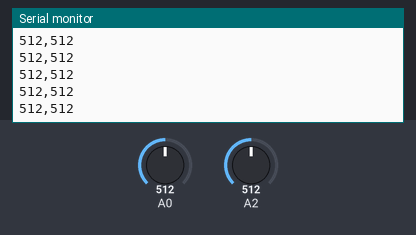
This sketch was run on a simulated Arduino Uno, built with avr-gcc and run on an emulated ATmega328P. On the bench: the last lines printed to the serial monitor. The inputs (shaded band) are chosen by the test bench; at power-on: A0 = 512, A2 = 512.

Above: at 1.2 s.
1.3 s: A0 set to 716
At 2.2 s:
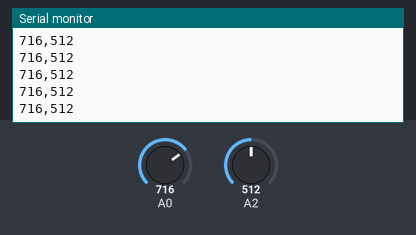
2.8 s: A2 set to 716
At 3.6 s:
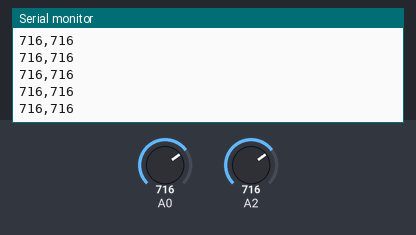
4.3 s: A0 set to 900
At 5.3 s:
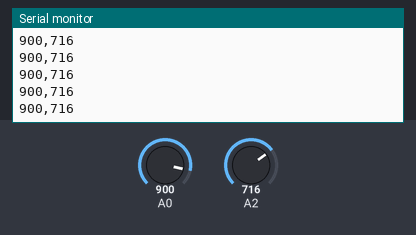
5.8 s: A2 set to 900
At 6.5 s:
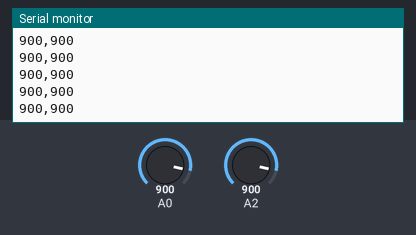
Timing chart, 0 to 8.3 s (numbered marks = the images above; inputs shaded):
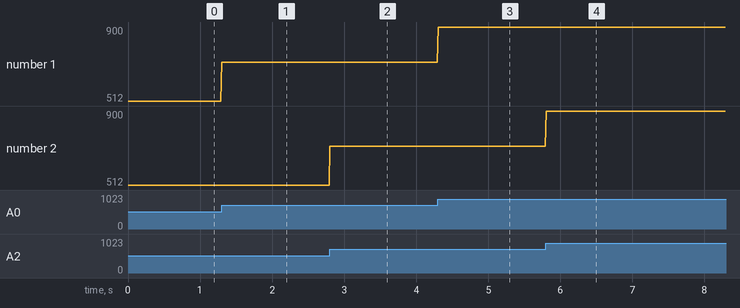

Measured:
- after the input at 1.3 s, the serial monitor: prints a new line at once (image 1)
- after the input at 2.8 s, the serial monitor: prints a new line at once (image 2)
- after the input at 4.3 s, the serial monitor: prints a new line at once (image 3)
- after the input at 5.8 s, the serial monitor: prints a new line at once (image 4)
- plotted number 1: 512 → 716 after the input at 1.3 s, 716 → 900 after the input at 4.3 s

The sketch:

EEG-TestNeckMuscles.ino
```cpp
int EMGvalueLeft;//initialize EMGvalue for store the value/readings for EMG
int EMGvalueRight;//Muscle 1 and muscle 2
void setup() {
  // put your setup code here, to run once:
  Serial.begin(115200);//setup the baude
}

void loop() {
  // put your main code here, to run repeatedly:
  //continously read the value, put detect statement in a loop
  EMGvalueLeft = analogRead(A0);//BLUE LEFT is A0
  EMGvalueRight = analogRead(A2);//ORGANE RIGHT is A2
  Serial.print(EMGvalueLeft);
  Serial.print(",");//Separate two EMG valuesS
  Serial.println(EMGvalueRight);
  //EMGvalueM2 = analogRead(A1);//plug the transmission cable from blue board with detector cables to the A0 port of the board above the arduino board(UNO,normally)
  //continously read the value to the variable EMGvalue
  delay(10);
  // 1ms delays, 1s = 1000ms
  //then check the serial plotter

}
```
